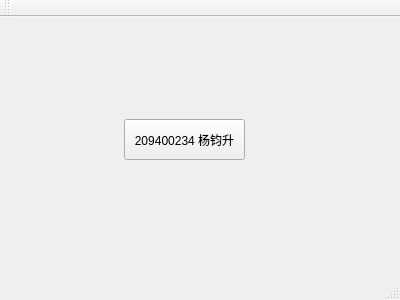
<?xml version="1.0" encoding="UTF-8"?>
<ui version="4.0">
 <class>MainWindow</class>
 <widget class="QMainWindow" name="MainWindow">
  <property name="geometry">
   <rect>
    <x>0</x>
    <y>0</y>
    <width>400</width>
    <height>300</height>
   </rect>
  </property>
  <property name="windowTitle">
   <string>MainWindow</string>
  </property>
  <widget class="QWidget" name="centralWidget">
   <widget class="QPushButton" name="pushButton">
    <property name="geometry">
     <rect>
      <x>124</x>
      <y>102</y>
      <width>121</width>
      <height>41</height>
     </rect>
    </property>
    <property name="text">
     <string>209400234 杨钧升</string>
    </property>
   </widget>
  </widget>
  <widget class="QMenuBar" name="menuBar">
   <property name="geometry">
    <rect>
     <x>0</x>
     <y>0</y>
     <width>400</width>
     <height>23</height>
    </rect>
   </property>
  </widget>
  <widget class="QToolBar" name="mainToolBar">
   <attribute name="toolBarArea">
    <enum>TopToolBarArea</enum>
   </attribute>
   <attribute name="toolBarBreak">
    <bool>false</bool>
   </attribute>
  </widget>
  <widget class="QStatusBar" name="statusBar"/>
 </widget>
 <layoutdefault spacing="6" margin="11"/>
 <resources/>
 <connections/>
</ui>
